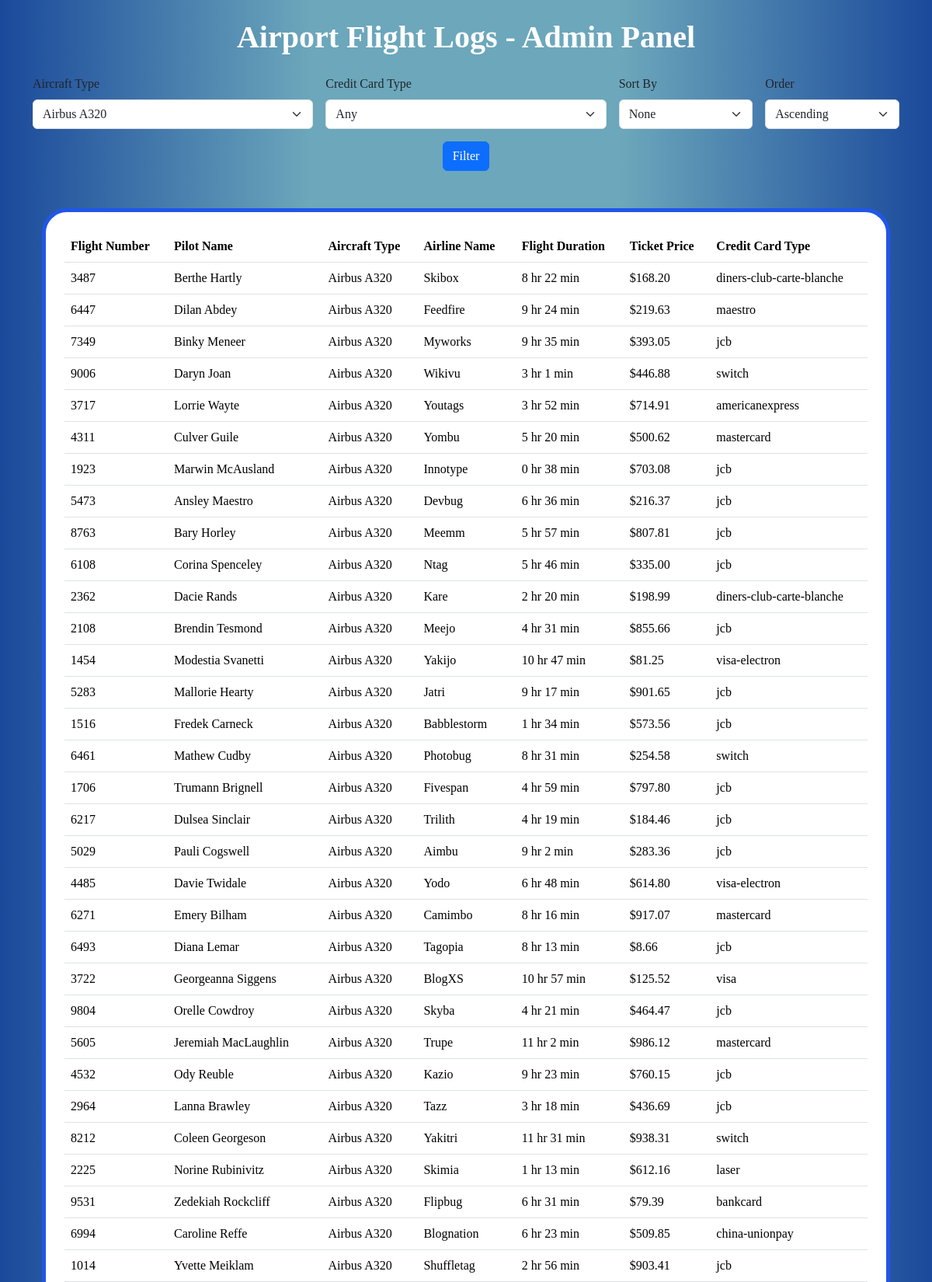
/A08/index.php?aircraftType=Airbus A320 (upper part), run on the app's committed database.
### tables this page shows
CREATE TABLE `flightlogs` (
  `flightNumber` int(11) DEFAULT NULL,
  `departureAirportCode` varchar(50) DEFAULT NULL,
  `arrivalAirportCode` varchar(50) DEFAULT NULL,
  `departureDatetime` date DEFAULT NULL,
  `arrivalDatetime` date DEFAULT NULL,
  `flightDurationMinutes` int(11) DEFAULT NULL,
  `airlineName` varchar(50) DEFAULT NULL,
  `aircraftType` varchar(12) DEFAULT NULL,
  `passengerCount` int(11) DEFAULT NULL,
  `ticketPrice` varchar(50) DEFAULT NULL,
  `creditCardNumber` varchar(50) DEFAULT NULL,
  `creditCardType` varchar(50) DEFAULT NULL,
  `pilotName` varchar(50) DEFAULT NULL
);

### A08/index.php (the view, shortened to what this page needs)
<?php
include("connect.php");
$aircraftFilter = $_GET['aircraftType'] ?? '';
$order = $_GET['order'] ?? 'ASC';
$flightsQuery = "SELECT * FROM flightlogs WHERE 1=1";
$types = '';
$params = [];
if (!empty($aircraftFilter)) {
    $flightsQuery .= " AND aircraftType = ?";
    $types .= "s";
    $params[] = $aircraftFilter;
}
$stmt = mysqli_prepare($conn, $flightsQuery);
if ($types !== '') {
    mysqli_stmt_bind_param($stmt, $types, ...$params);
}
mysqli_stmt_execute($stmt);
$flightResults = mysqli_stmt_get_result($stmt);
$aircraftQuery = "SELECT DISTINCT(aircraftType) FROM flightlogs";
$aircraftResults = mysqli_query($conn, $aircraftQuery);
?>
<!doctype html>
<html lang="en">
<head>
    <link href="https://cdn.jsdelivr.net/npm/bootstrap@5.3.3/dist/css/bootstrap.min.css" rel="stylesheet">
</head>
<body>
<div class="container">
    <div class="text-center my-4">
        <h1>Airport Flight Logs - Admin Panel</h1>
    </div>
    <form method="GET" class="mb-4">
        <div class="row g-3">
            <div class="col-md-4">
                <label for="aircraftTypeSelect" class="form-label">Aircraft Type</label>
                <select id="aircraftTypeSelect" name="aircraftType" class="form-select">
                    <?php while ($row = mysqli_fetch_assoc($aircraftResults)) { ?>
                        <option value="<?php echo $row['aircraftType']; ?>" <?php echo ($aircraftFilter === $row['aircraftType']) ? 'selected' : ''; ?>>
                            <?php echo htmlspecialchars($row['aircraftType']); ?>
                        </option>
                    <?php } ?>
                </select>
            </div>
            <div class="col-md-4">
                <label for="creditCardTypeSelect" class="form-label">Credit Card Type</label>
                <select id="creditCardTypeSelect" name="creditCardType" class="form-select">
                    <option value="">Any</option>
                </select>
            </div>
            <div class="col-md-2">
                <label for="sort" class="form-label">Sort By</label>
                <select id="sort" name="sort" class="form-select">
                    <option value="">None</option>
                </select>
            </div>
            <div class="col-md-2">
                <label for="order" class="form-label">Order</label>
                <select id="order" name="order" class="form-select">
                    <option value="ASC" <?php echo ($order === 'ASC') ? 'selected' : ''; ?>>Ascending</option>
                </select>
            </div>
        </div>
        <div class="text-center mt-3">
            <button type="submit" class="btn btn-primary">Filter</button>
        </div>
    </form>
    <div class="container-fluid">
        <div class="row my-5">
            <div class="col">
            <div class="card p-4 rounded-5" style="border: 5px solid #2056e8;">
                <div class="table-responsive">
                    <table class="table">
                        <thead>
                            <tr>
                                <th>Flight Number</th>
                                <th>Pilot Name</th>
                                <th>Aircraft Type</th>
                                <th>Airline Name</th>
                                <th>Flight Duration</th>
                                <th>Ticket Price</th>
                                <th>Credit Card Type</th>
                            </tr>
                        </thead>
                        <tbody>
                            <?php if (mysqli_num_rows($flightResults) > 0) {
                                while ($row = mysqli_fetch_assoc($flightResults)) { ?>
                                    <tr>
                                        <td><?php echo htmlspecialchars($row['flightNumber']); ?></td>
                                        <td><?php echo htmlspecialchars($row['pilotName']); ?></td>
                                        <td><?php echo htmlspecialchars($row['aircraftType']); ?></td>
                                        <td><?php echo htmlspecialchars($row['airlineName']); ?></td>
                                        <td>
                                            <?php
                                                $hours = intdiv($row['flightDurationMinutes'], 60);
                                                $minutes = $row['flightDurationMinutes'] % 60;
                                                echo "$hours hr $minutes min";
                                            ?>
                                        </td>
                                        <td><?php echo htmlspecialchars($row['ticketPrice']); ?></td>
                                        <td><?php echo htmlspecialchars($row['creditCardType']); ?></td>
                                    </tr>
                                <?php }
                            } else { ?>
                                <tr>
                                    <td colspan="7" class="text-center">No results found.</td>
                                </tr>
                            <?php } ?>
                        </tbody>
                    </table>
                </div>
            </div>
        </div>
    </div>
</div>
</body>
</html>

### A08/index.php (style rules this page uses)
body { background: linear-gradient(to right,rgb(26, 73, 155),rgb(108, 167, 187),rgb(108, 167, 187),rgb(26, 73, 155)); font-family: 'Pacifico', cursive; }
.container h1 { color: #ffffff; font-family: 'Pacifico', cursive; font-weight: bold; font-size: 2.5rem; }

### data on the page
flightlogs: flightNumber "3487", pilotName "Berthe Hartly", aircraftType "Airbus A320", airlineName "Skibox", flightDurationMinutes "8", flightDurationMinutes "22", ticketPrice "$168.20", creditCardType "diners-club-carte-blanche"
flightlogs: flightNumber "6447", pilotName "Dilan Abdey", aircraftType "Airbus A320", airlineName "Feedfire", flightDurationMinutes "9", flightDurationMinutes "24", ticketPrice "$219.63", creditCardType "maestro"
flightlogs: flightNumber "7349", pilotName "Binky Meneer", aircraftType "Airbus A320", airlineName "Myworks", flightDurationMinutes "9", flightDurationMinutes "35", ticketPrice "$393.05", creditCardType "jcb"
flightlogs: flightNumber "9006", pilotName "Daryn Joan", aircraftType "Airbus A320", airlineName "Wikivu", flightDurationMinutes "3", flightDurationMinutes "1", ticketPrice "$446.88", creditCardType "switch"
flightlogs: flightNumber "3717", pilotName "Lorrie Wayte", aircraftType "Airbus A320", airlineName "Youtags", flightDurationMinutes "3", flightDurationMinutes "52", ticketPrice "$714.91", creditCardType "americanexpress"
flightlogs: flightNumber "4311", pilotName "Culver Guile", aircraftType "Airbus A320", airlineName "Yombu", flightDurationMinutes "5", flightDurationMinutes "20", ticketPrice "$500.62", creditCardType "mastercard"
flightlogs: flightNumber "1923", pilotName "Marwin McAusland", aircraftType "Airbus A320", airlineName "Innotype", flightDurationMinutes "0", flightDurationMinutes "38", ticketPrice "$703.08", creditCardType "jcb"
flightlogs: flightNumber "5473", pilotName "Ansley Maestro", aircraftType "Airbus A320", airlineName "Devbug", flightDurationMinutes "6", flightDurationMinutes "36", ticketPrice "$216.37", creditCardType "jcb"
flightlogs: flightNumber "8763", pilotName "Bary Horley", aircraftType "Airbus A320", airlineName "Meemm", flightDurationMinutes "5", flightDurationMinutes "57", ticketPrice "$807.81", creditCardType "jcb"
flightlogs: flightNumber "6108", pilotName "Corina Spenceley", aircraftType "Airbus A320", airlineName "Ntag", flightDurationMinutes "5", flightDurationMinutes "46", ticketPrice "$335.00", creditCardType "jcb"
flightlogs: flightNumber "2362", pilotName "Dacie Rands", aircraftType "Airbus A320", airlineName "Kare", flightDurationMinutes "2", flightDurationMinutes "20", ticketPrice "$198.99", creditCardType "diners-club-carte-blanche"
flightlogs: flightNumber "2108", pilotName "Brendin Tesmond", aircraftType "Airbus A320", airlineName "Meejo", flightDurationMinutes "4", flightDurationMinutes "31", ticketPrice "$855.66", creditCardType "jcb"
flightlogs: flightNumber "1454", pilotName "Modestia Svanetti", aircraftType "Airbus A320", airlineName "Yakijo", flightDurationMinutes "10", flightDurationMinutes "47", ticketPrice "$81.25", creditCardType "visa-electron"
flightlogs: flightNumber "5283", pilotName "Mallorie Hearty", aircraftType "Airbus A320", airlineName "Jatri", flightDurationMinutes "9", flightDurationMinutes "17", ticketPrice "$901.65", creditCardType "jcb"
flightlogs: flightNumber "1516", pilotName "Fredek Carneck", aircraftType "Airbus A320", airlineName "Babblestorm", flightDurationMinutes "1", flightDurationMinutes "34", ticketPrice "$573.56", creditCardType "jcb"
flightlogs: flightNumber "6461", pilotName "Mathew Cudby", aircraftType "Airbus A320", airlineName "Photobug", flightDurationMinutes "8", flightDurationMinutes "31", ticketPrice "$254.58", creditCardType "switch"
flightlogs: flightNumber "1706", pilotName "Trumann Brignell", aircraftType "Airbus A320", airlineName "Fivespan", flightDurationMinutes "4", flightDurationMinutes "59", ticketPrice "$797.80", creditCardType "jcb"
flightlogs: flightNumber "6217", pilotName "Dulsea Sinclair", aircraftType "Airbus A320", airlineName "Trilith", flightDurationMinutes "4", flightDurationMinutes "19", ticketPrice "$184.46", creditCardType "jcb"
flightlogs: flightNumber "5029", pilotName "Pauli Cogswell", aircraftType "Airbus A320", airlineName "Aimbu", flightDurationMinutes "9", flightDurationMinutes "2", ticketPrice "$283.36", creditCardType "jcb"
flightlogs: flightNumber "4485", pilotName "Davie Twidale", aircraftType "Airbus A320", airlineName "Yodo", flightDurationMinutes "6", flightDurationMinutes "48", ticketPrice "$614.80", creditCardType "visa-electron"
flightlogs: flightNumber "6271", pilotName "Emery Bilham", aircraftType "Airbus A320", airlineName "Camimbo", flightDurationMinutes "8", flightDurationMinutes "16", ticketPrice "$917.07", creditCardType "mastercard"
flightlogs: flightNumber "6493", pilotName "Diana Lemar", aircraftType "Airbus A320", airlineName "Tagopia", flightDurationMinutes "8", flightDurationMinutes "13", ticketPrice "$8.66", creditCardType "jcb"
flightlogs: flightNumber "3722", pilotName "Georgeanna Siggens", aircraftType "Airbus A320", airlineName "BlogXS", flightDurationMinutes "10", flightDurationMinutes "57", ticketPrice "$125.52", creditCardType "visa"
flightlogs: flightNumber "9804", pilotName "Orelle Cowdroy", aircraftType "Airbus A320", airlineName "Skyba", flightDurationMinutes "4", flightDurationMinutes "21", ticketPrice "$464.47", creditCardType "jcb"
flightlogs: flightNumber "5605", pilotName "Jeremiah MacLaughlin", aircraftType "Airbus A320", airlineName "Trupe", flightDurationMinutes "11", flightDurationMinutes "2", ticketPrice "$986.12", creditCardType "mastercard"
flightlogs: flightNumber "4532", pilotName "Ody Reuble", aircraftType "Airbus A320", airlineName "Kazio", flightDurationMinutes "9", flightDurationMinutes "23", ticketPrice "$760.15", creditCardType "jcb"
flightlogs: flightNumber "2964", pilotName "Lanna Brawley", aircraftType "Airbus A320", airlineName "Tazz", flightDurationMinutes "3", flightDurationMinutes "18", ticketPrice "$436.69", creditCardType "jcb"
flightlogs: flightNumber "8212", pilotName "Coleen Georgeson", aircraftType "Airbus A320", airlineName "Yakitri", flightDurationMinutes "11", flightDurationMinutes "31", ticketPrice "$938.31", creditCardType "switch"
flightlogs: flightNumber "2225", pilotName "Norine Rubinivitz", aircraftType "Airbus A320", airlineName "Skimia", flightDurationMinutes "1", flightDurationMinutes "13", ticketPrice "$612.16", creditCardType "laser"
flightlogs: flightNumber "9531", pilotName "Zedekiah Rockcliff", aircraftType "Airbus A320", airlineName "Flipbug", flightDurationMinutes "6", flightDurationMinutes "31", ticketPrice "$79.39", creditCardType "bankcard"
flightlogs: flightNumber "6994", pilotName "Caroline Reffe", aircraftType "Airbus A320", airlineName "Blognation", flightDurationMinutes "6", flightDurationMinutes "23", ticketPrice "$509.85", creditCardType "china-unionpay"
flightlogs: flightNumber "1014", pilotName "Yvette Meiklam", aircraftType "Airbus A320", airlineName "Shuffletag", flightDurationMinutes "2", flightDurationMinutes "56", ticketPrice "$903.41", creditCardType "jcb"

### other printed values
form field aircraftType "Airbus A320"
